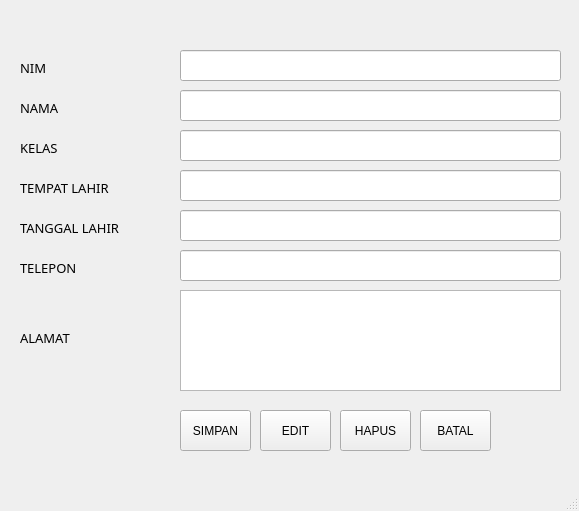
<?xml version="1.0" encoding="UTF-8"?>
<ui version="4.0">
 <class>MainWindow</class>
 <widget class="QMainWindow" name="MainWindow">
  <property name="geometry">
   <rect>
    <x>0</x>
    <y>0</y>
    <width>579</width>
    <height>511</height>
   </rect>
  </property>
  <property name="windowTitle">
   <string>MainWindow</string>
  </property>
  <widget class="QWidget" name="centralwidget">
   <widget class="QLabel" name="label">
    <property name="geometry">
     <rect>
      <x>20</x>
      <y>60</y>
      <width>55</width>
      <height>16</height>
     </rect>
    </property>
    <property name="font">
     <font>
      <family>Book Antiqua</family>
      <pointsize>10</pointsize>
      <weight>50</weight>
      <bold>false</bold>
     </font>
    </property>
    <property name="text">
     <string>NIM</string>
    </property>
   </widget>
   <widget class="QLabel" name="label_2">
    <property name="geometry">
     <rect>
      <x>20</x>
      <y>100</y>
      <width>55</width>
      <height>16</height>
     </rect>
    </property>
    <property name="font">
     <font>
      <family>Book Antiqua</family>
      <pointsize>10</pointsize>
      <weight>50</weight>
      <bold>false</bold>
     </font>
    </property>
    <property name="text">
     <string>NAMA</string>
    </property>
   </widget>
   <widget class="QLineEdit" name="lineEdit">
    <property name="geometry">
     <rect>
      <x>180</x>
      <y>50</y>
      <width>381</width>
      <height>31</height>
     </rect>
    </property>
   </widget>
   <widget class="QLineEdit" name="lineEdit_2">
    <property name="geometry">
     <rect>
      <x>180</x>
      <y>90</y>
      <width>381</width>
      <height>31</height>
     </rect>
    </property>
   </widget>
   <widget class="QPushButton" name="pushButton">
    <property name="geometry">
     <rect>
      <x>180</x>
      <y>410</y>
      <width>71</width>
      <height>41</height>
     </rect>
    </property>
    <property name="text">
     <string>SIMPAN</string>
    </property>
   </widget>
   <widget class="QPushButton" name="pushButton_2">
    <property name="geometry">
     <rect>
      <x>260</x>
      <y>410</y>
      <width>71</width>
      <height>41</height>
     </rect>
    </property>
    <property name="text">
     <string>EDIT</string>
    </property>
   </widget>
   <widget class="QLabel" name="label_3">
    <property name="geometry">
     <rect>
      <x>20</x>
      <y>140</y>
      <width>55</width>
      <height>16</height>
     </rect>
    </property>
    <property name="font">
     <font>
      <family>Book Antiqua</family>
      <pointsize>10</pointsize>
      <weight>50</weight>
      <bold>false</bold>
     </font>
    </property>
    <property name="text">
     <string>KELAS</string>
    </property>
   </widget>
   <widget class="QLabel" name="label_4">
    <property name="geometry">
     <rect>
      <x>20</x>
      <y>180</y>
      <width>141</width>
      <height>16</height>
     </rect>
    </property>
    <property name="font">
     <font>
      <family>Book Antiqua</family>
      <pointsize>10</pointsize>
      <weight>50</weight>
      <bold>false</bold>
     </font>
    </property>
    <property name="text">
     <string>TEMPAT LAHIR</string>
    </property>
   </widget>
   <widget class="QLabel" name="label_5">
    <property name="geometry">
     <rect>
      <x>20</x>
      <y>220</y>
      <width>151</width>
      <height>16</height>
     </rect>
    </property>
    <property name="font">
     <font>
      <family>Book Antiqua</family>
      <pointsize>10</pointsize>
      <weight>50</weight>
      <bold>false</bold>
     </font>
    </property>
    <property name="text">
     <string>TANGGAL LAHIR</string>
    </property>
   </widget>
   <widget class="QLabel" name="label_6">
    <property name="geometry">
     <rect>
      <x>20</x>
      <y>260</y>
      <width>91</width>
      <height>16</height>
     </rect>
    </property>
    <property name="font">
     <font>
      <family>Book Antiqua</family>
      <pointsize>10</pointsize>
      <weight>50</weight>
      <bold>false</bold>
     </font>
    </property>
    <property name="text">
     <string>TELEPON</string>
    </property>
   </widget>
   <widget class="QLabel" name="label_7">
    <property name="geometry">
     <rect>
      <x>20</x>
      <y>330</y>
      <width>81</width>
      <height>16</height>
     </rect>
    </property>
    <property name="font">
     <font>
      <family>Book Antiqua</family>
      <pointsize>10</pointsize>
      <weight>50</weight>
      <bold>false</bold>
     </font>
    </property>
    <property name="text">
     <string>ALAMAT</string>
    </property>
   </widget>
   <widget class="QPushButton" name="pushButton_3">
    <property name="geometry">
     <rect>
      <x>340</x>
      <y>410</y>
      <width>71</width>
      <height>41</height>
     </rect>
    </property>
    <property name="text">
     <string>HAPUS</string>
    </property>
   </widget>
   <widget class="QPushButton" name="pushButton_4">
    <property name="geometry">
     <rect>
      <x>420</x>
      <y>410</y>
      <width>71</width>
      <height>41</height>
     </rect>
    </property>
    <property name="text">
     <string>BATAL</string>
    </property>
   </widget>
   <widget class="QLineEdit" name="lineEdit_3">
    <property name="geometry">
     <rect>
      <x>180</x>
      <y>130</y>
      <width>381</width>
      <height>31</height>
     </rect>
    </property>
   </widget>
   <widget class="QLineEdit" name="lineEdit_4">
    <property name="geometry">
     <rect>
      <x>180</x>
      <y>170</y>
      <width>381</width>
      <height>31</height>
     </rect>
    </property>
   </widget>
   <widget class="QLineEdit" name="lineEdit_5">
    <property name="geometry">
     <rect>
      <x>180</x>
      <y>210</y>
      <width>381</width>
      <height>31</height>
     </rect>
    </property>
   </widget>
   <widget class="QTextEdit" name="textEdit">
    <property name="geometry">
     <rect>
      <x>180</x>
      <y>290</y>
      <width>381</width>
      <height>101</height>
     </rect>
    </property>
   </widget>
   <widget class="QLineEdit" name="lineEdit_6">
    <property name="geometry">
     <rect>
      <x>180</x>
      <y>250</y>
      <width>381</width>
      <height>31</height>
     </rect>
    </property>
   </widget>
  </widget>
  <widget class="QMenuBar" name="menubar">
   <property name="geometry">
    <rect>
     <x>0</x>
     <y>0</y>
     <width>579</width>
     <height>26</height>
    </rect>
   </property>
  </widget>
  <widget class="QStatusBar" name="statusbar"/>
 </widget>
 <resources/>
 <connections/>
</ui>
